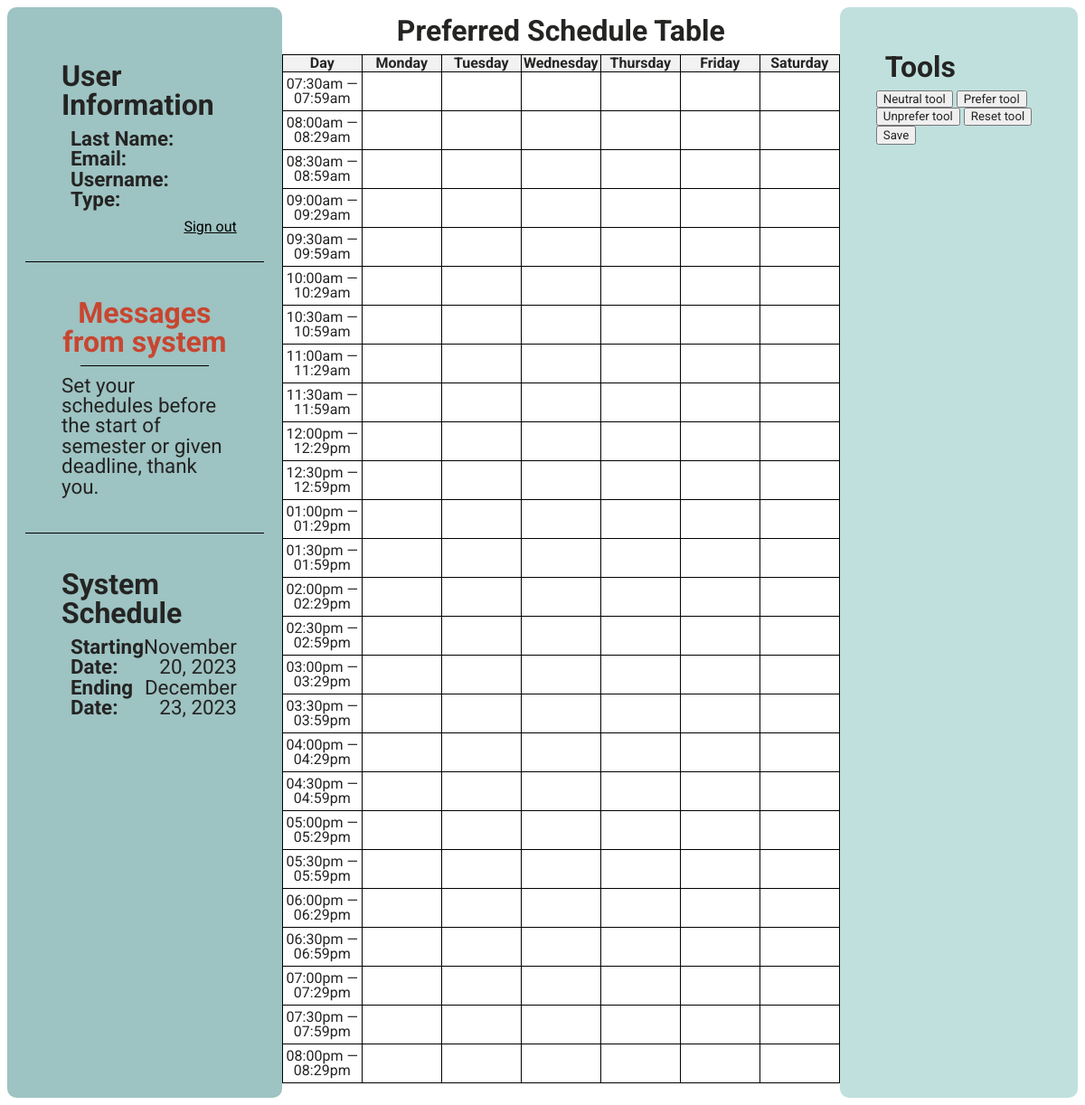
/teacherDashboard.php, run on an earlier commit of the app's database.
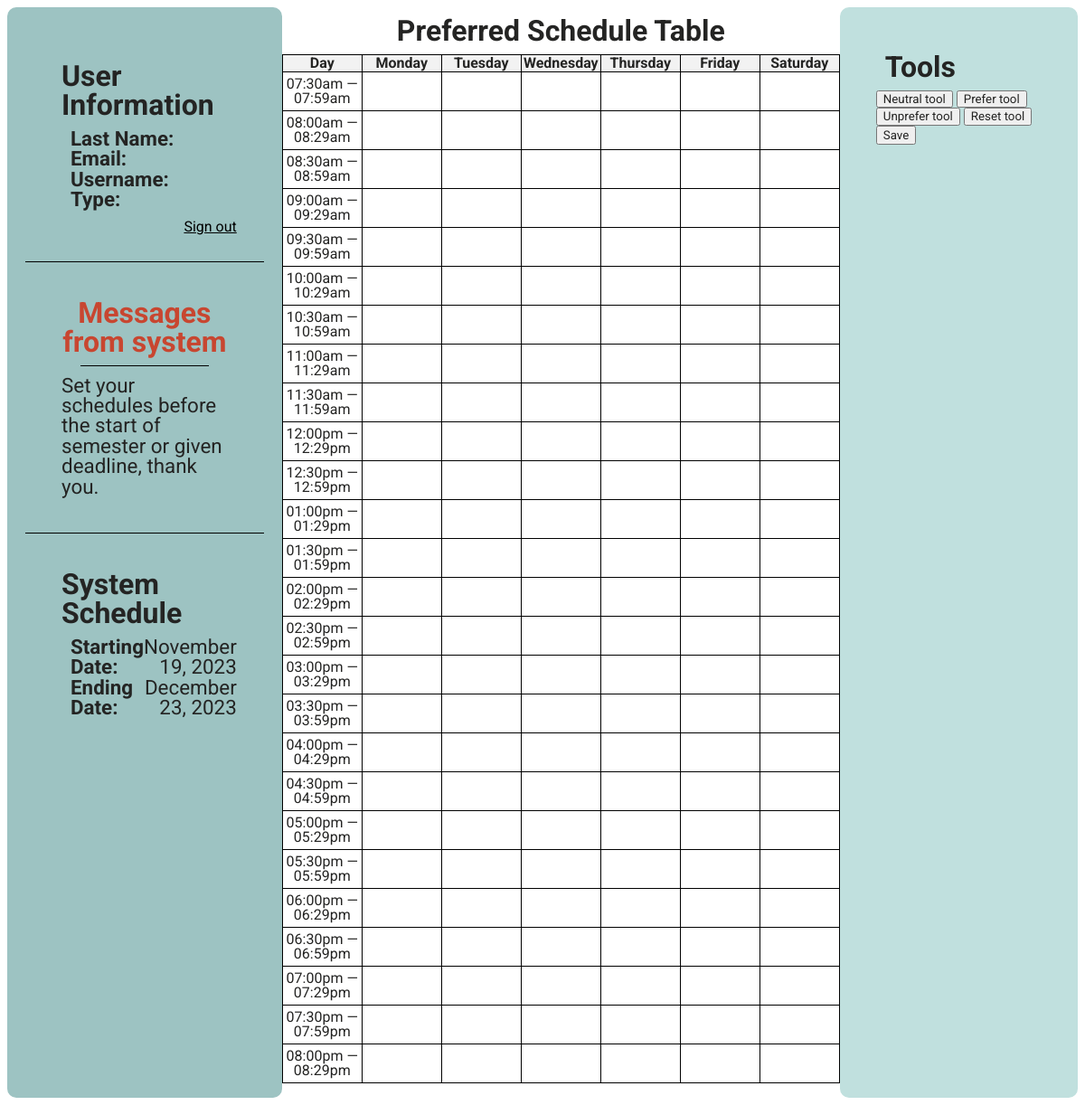
And on a later commit of the database.
### tables this page shows
CREATE TABLE `program_status` (
  `id` int(11) NOT NULL AUTO_INCREMENT,
  `is_ongoing` tinyint(1) DEFAULT NULL,
  `start_time` date DEFAULT NULL,
  `end_time` date DEFAULT NULL,
  PRIMARY KEY (`id`)
);

### teacherDashboard.php (the view, shortened to what this page needs)
<!DOCTYPE html>
<html lang="en">
<head>
    <link rel="stylesheet" href="styles.css">
</head>
<body>
<div class="col main_nav">
    <div class="main-nav-child userInfo">
        <h2>User Information </h2>
        <?php
        echo "<div class='userItem'><b>Last Name:&nbsp&nbsp</b><p>{$_SESSION['last_name']}</p></div>";
        echo "<div class='userItem'><b>Email:&nbsp&nbsp</b><p>{$_SESSION['email']}</p></div>";
        echo "<div class='userItem'><b>Username:&nbsp&nbsp</b><p>{$_SESSION['username']}</p></div>";
        echo "<div class='userItem'><b>Type:&nbsp&nbsp</b><p>{$_SESSION['type']}</p></div>";
        ?>
        <a href="">Sign out</a>
    </div>
    <div class="main-nav-child systemInfo">
        <h2>Messages from system</h2>
        <?php
        include "connect_db.php";
        $rtrv_stmt = $connect->prepare("SELECT message, message_type FROM laura_messages WHERE message_type = 'pre-semester';");
        if ($rtrv_stmt->execute()) {
            $data = $rtrv_stmt->fetch(PDO::FETCH_ASSOC);
            echo '<hr style="border: none; border-top: 1px solid #000; width: 70%; margin: 0 auto;">';
            if (isset($data['message'])) {
                echo '<p style="margin: 0; padding: 10px; font-size:1.4rem">'.$data['message'].'</p>';
            } else {
                echo '<p style="text-align: center; margin: 0; padding: 10px; font-size:1.4rem">inbox is empty</p>';
            }
        }
        ?>
    </div>
    <div class="main-nav-child sysSChed">
        <h2>System Schedule</h2>
        <?php
        include 'connect_db.php';
        $pstat_stmt = $connect->prepare("SELECT is_ongoing, start_time, end_time FROM program_status;");
        if ($pstat_stmt->execute()) {
            $data = $pstat_stmt->fetch(PDO::FETCH_ASSOC);
            $startDateTime = new DateTime($data['start_time']);
            $formattedStartTime = $startDateTime->format('F j, Y');
            $endDateTime = new DateTime($data['end_time']);
            $formattedEndTime = $endDateTime->format('F j, Y');
            echo "<div class='userItem'><b>Starting Date:&nbsp;&nbsp;</b><p>{$formattedStartTime}</p></div>";
            echo "<div class='userItem'><b>Ending Date:&nbsp;&nbsp;</b><p>{$formattedEndTime}</p></div>";
        }
        ?>
    </div>
</div>
<div class="col tableTab">
    <h2>Preferred Schedule Table</h2>
    <form class="formtable" id="formtable" action="updatePreferredSchedule.php" method="post">
        <table>
            <tr>
                <th>Day</th>
                <?php
                $daysOfWeek = ['Monday', 'Tuesday', 'Wednesday', 'Thursday', 'Friday', 'Saturday'];
                $incre = 0;
                foreach ($daysOfWeek as $day) {
                    echo "<th class='dayofweekheader' onclick='selectColumn($incre)'>$day</th>";
                    $incre += 1;
                }
                ?>
            </tr>
            <?php
            $asRestrict = [];
            $asPrefer = [];
            $timeSlots = generateTimeSlots();
            $id = 0;
            $td_id = 0;
            foreach ($timeSlots as $time) {
                echo "<tr>";
                echo "<td id='row$td_id' class='' onclick='selectRow(row$td_id)' style='height: 40px; cursor: pointer;'>$time</td>";
                $td_id += 1;
                foreach ($daysOfWeek as $day) {
                    $inputName = "$day - $time";
                    $isRestrict = in_array($inputName, $asRestrict);
                    $isPrefer = in_array($inputName, $asPrefer);
                    $value = 0;
                    $value = $isPrefer ? 1 : $value;
                    $value = $isRestrict ? 2 : $value;
                    $class = '';
                    if ($value == 2) {
                        $class = 'unprefer-tool';
                    } elseif ($value == 1) {
                        $class = 'prefer-tool';
                    } elseif ($value == 0) {
                        $class = 'neutral-tool';
                    }
                    echo "<td style='' class='$class' onclick='writeToInput($id)' id='cell$id' value=''><input id='$id' type='text' value='$value' name='$inputName' class='' readonly></td>";
                    $id += 1;
                }
                echo "</tr>";
            }
            ?>
        </table>
        <br>
    </form>
</div>
<div class="col tools">
    <h2>Tools</h2>
    <div id="tools">
        <button href="#" onclick="selectTool(0)">Neutral tool</button>
        <button href="#" onclick="selectTool(1)">Prefer tool</button>
        <button href="#" onclick="selectTool(2)">Unprefer tool</button>
        <button href="#" onclick="reset()">Reset tool</button>
        <input type="submit" value="Save" onclick="submitForm()">
    </div>
</div>
<?php
function generateTimeSlots() {
    $timeSlots = [];
    $startTime = strtotime('7:30 AM');
    $endTime = strtotime('8:00 PM');
    while ($startTime <= $endTime) {
        $nextTime = date('h:ia', $startTime + 30 * 59);
        $timeSlots[] = date('h:ia', $startTime).' — '. $nextTime;
        $startTime += 30 * 60;
    }
    return $timeSlots;
}
?>
</body>
</html>

What changed in the data, as far as the page shows it:
changed program_status: start_time "November 20, 2023" → "November 19, 2023"
